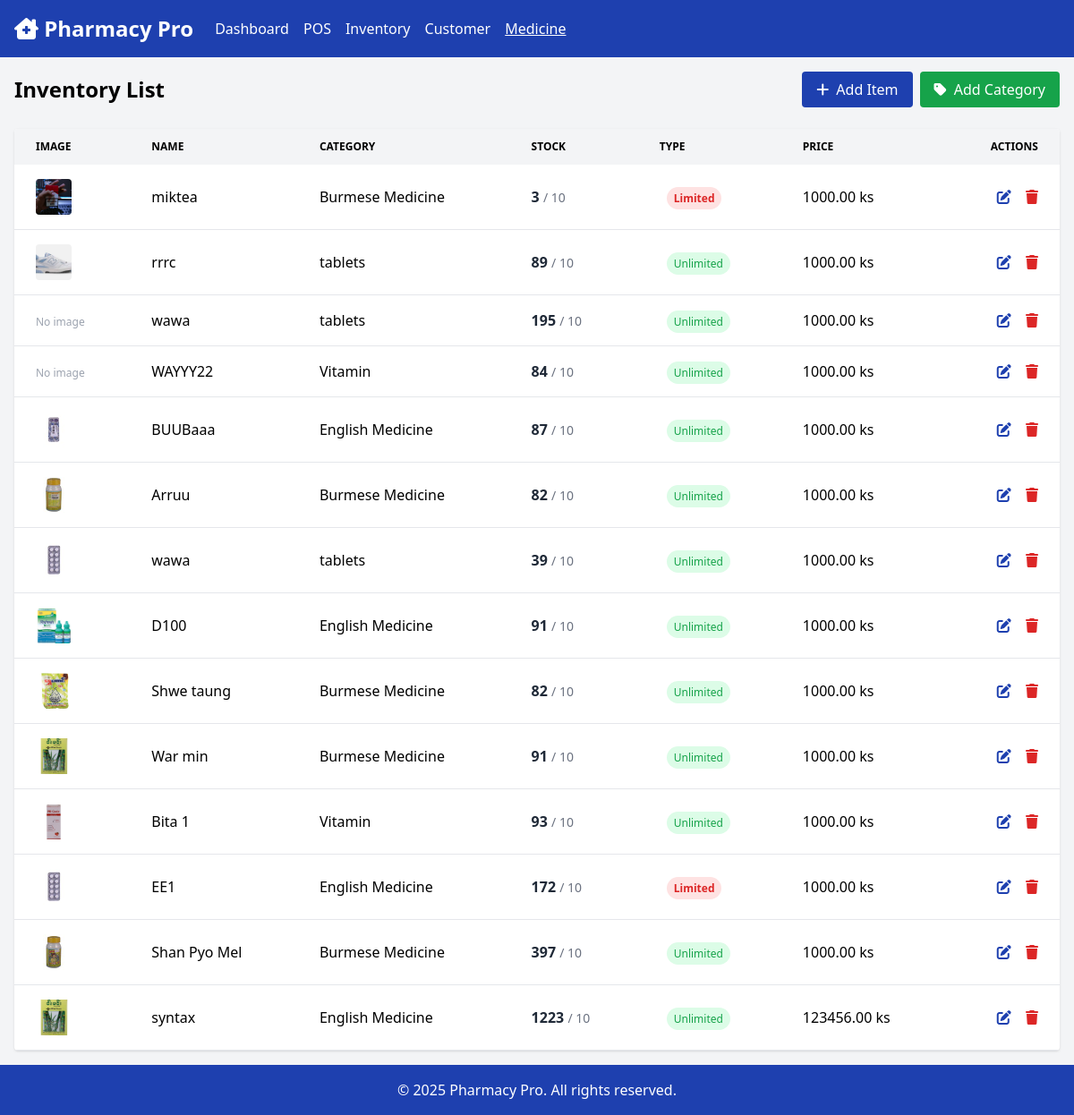
The page /inventory_view/ (signed in) on the database as committed earlier.
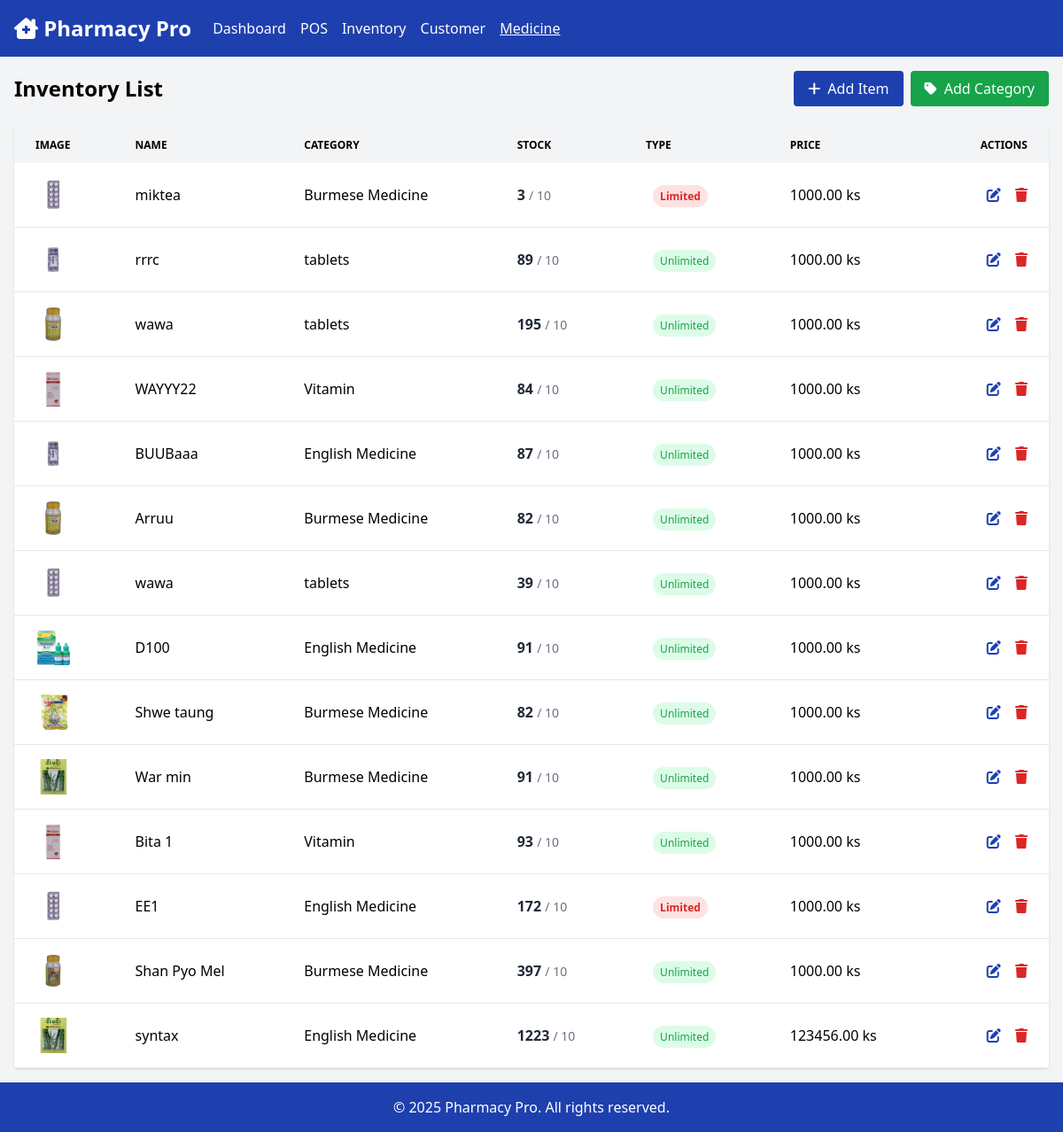
The same page on the database as committed later.
### ourapp/models.py (models this page shows, shortened)
class Item(models.Model):
    category = models.ForeignKey(Category, on_delete= models.CASCADE)
    item_photo = models.ImageField(upload_to='photos')
    primary_supplier = models.ForeignKey(Supplier, on_delete= models.CASCADE, blank=True, null=True)
    strength = models.CharField(max_length=50, blank=True, null=True)
    item_name = models.CharField(max_length=255)
    item_quantity =models.PositiveIntegerField()
    item_price = models.PositiveIntegerField()
    purcharse_price = models.PositiveIntegerField(default=0)
    reorder_level = models.PositiveIntegerField(default=0, blank= True, null= True)
    item_description = models.TextField()
    exp_date = models.DateField()
    brand_name = models.CharField(max_length=255, blank=True, null=True)
    batch_number = models.CharField(max_length=100, blank=True, null=True)
    stock_minimum = models.PositiveIntegerField(default=10)
    is_limited = models.BooleanField(default=False)
    max_quantity = models.PositiveIntegerField(default=5)
    last_ordered = models.DateField(blank=True, null=True)

class Category(models.Model):
    name = models.CharField(max_length=100, unique=True)
    description = models.TextField(blank=True, null=True)

### ourapp/views.py (the view, shortened to what this page needs)
# urls.py: path('inventory_view/', inventory_view, name= 'inventory_view'),
@login_required
def inventory_view(request):
    if request.user.userprofile.role != 'pharmacist':
        messages.error(request, "You do not have permission to access this page.")
        return redirect('login')
    items = Item.objects.all().order_by('-id')
    for item in items:
        if item.exp_date:
            item.days_left = (item.exp_date - date.today()).days
        else:
            item.days_left = None
    categories = Category.objects.all()
    if request.method == 'POST' and 'delete_item' in request.POST:
        item_id = request.POST.get('delete_item')
        item = get_object_or_404(Item, id=item_id)
        item.delete()
        messages.success(request, "Item deleted successfully.")
        return redirect('inventory_view')
    return render(request, 'inventory.html', {
        'items': items,
        'categories': categories,
    })

### ourapp/context_processors.py (called while the page is built)
def expiry_alert_items(request):
    if request.user.is_authenticated and hasattr(request.user, 'userprofile'):
        if request.user.userprofile.role == 'pharmacist':
            today = date.today()
            threshold_date = today + timedelta(days=90)
            expiring_items = Item.objects.filter(exp_date__lte=threshold_date, exp_date__gte=today).order_by('exp_date')
            return {'expiring_items': expiring_items}
    return {}

### templates/inventory.html (shortened to what the changed rows need)
<!DOCTYPE html>
<html lang="en">
<head>
<link href="https://cdnjs.cloudflare.com/ajax/libs/font-awesome/6.4.0/css/all.min.css" rel="stylesheet"/>
<script src="https://cdn.tailwindcss.com"></script>
</head>
<body class="bg-gray-100 min-h-screen flex flex-col">
<main class="w-full mx-auto p-4">
<div class="flex flex-col sm:flex-row justify-between items-start sm:items-center mb-6 gap-4">
<h2 class="text-xl sm:text-2xl font-bold">Inventory List</h2>
</div>
<div class="bg-white shadow rounded overflow-x-auto">
<table class="min-w-full">
<thead class="bg-gray-100 hidden md:table-header-group">
<tr id="item_{{ item.id }}">
<th class="text-left px-6 py-3 text-xs font-bold uppercase">Image</th>
<th class="text-left px-6 py-3 text-xs font-bold uppercase">Name</th>
<th class="text-left px-6 py-3 text-xs font-bold uppercase">Category</th>
<th class="text-left px-6 py-3 text-xs font-bold uppercase">Stock</th>
<th class="text-left px-6 py-3 text-xs font-bold uppercase">Type</th>
<th class="text-left px-6 py-3 text-xs font-bold uppercase">Price</th>
<th class="text-right px-6 py-3 text-xs font-bold uppercase">Actions</th>
</tr>
</thead>
<tbody>
                    {% for item in items %}
                    <tr class="border-b hover:bg-gray-50">
<td class="px-6 py-4" data-label="Image">
                            {% if item.item_photo %}
                            <img alt="item image" class="w-10 h-10 rounded object-cover" src="{{ item.item_photo.url }}"/>
                            {% else %}<span class="text-gray-400 text-xs">No image</span>{% endif %}
                        </td>
<td class="px-6 py-4" data-label="Name">{{ item.item_name }}</td>
<td class="px-6 py-4" data-label="Category">{{ item.category.name }}</td>
<td class="px-6 py-4" data-label="Stock">
<span class="font-semibold text-gray-800">{{ item.item_quantity }}</span>
<span class="text-sm text-gray-500">/ {{ item.stock_minimum }}</span>
</td>
<td class="px-6 py-4" data-label="Type">
                            {% if item.is_limited %}
                                <span class="ml-2 text-xs text-red-600 font-semibold px-2 py-1 bg-red-100 rounded-full">Limited</span>
                            {% else %}
                                <span class="ml-2 text-xs text-green-600 font-medium px-2 py-1 bg-green-100 rounded-full">Unlimited</span>
                            {% endif %}
                        </td>
<td class="px-6 py-4" data-label="Price">{{ item.item_price|floatformat:2 }} ks</td>
<td class="text-right px-6 py-4 actions-cell">
<button class="text-primary hover:text-secondary mr-3 edit-btn" data-batch="{{ item.batch_number }}" data-brand="{{ item.brand_name }}" data-category="{{ item.category.id }}" data-description="{{ item.item_description }}" data-exp-date="{{ item.exp_date|date:'Y-m-d' }}" data-id="{{ item.id }}" data-is-limited="{{ item.is_limited|yesno:'true,false' }}" data-max-qty="{{ item.max_quantity }}" data-name="{{ item.item_name }}" data-photo-url="{% if item.item_photo %}{{ item.item_photo.url }}{% endif %}" data-price="{{ item.item_price }}" data-purchase-price="{{ item.purcharse_price }}" data-quantity="{{ item.item_quantity }}" data-stock-min="{{ item.stock_minimum }}">
<i class="fas fa-edit"></i>
</button>
<button class="text-red-600 hover:text-red-900 delete-btn" data-id="{{ item.id }}">
<i class="fas fa-trash"></i>
</button>
</td>
</tr>
                    {% empty %}
                    <tr>
<td class="text-center text-gray-500 py-4" colspan="7">No items found.</td>
</tr>
<hr>
                    {% endfor %}
                </tbody>
</table>
</div>
</main>
</body>
</html>

Rows that differ between the two databases and show on the page:
changed Item "miktea": item_photo: a different picture
changed Item "rrrc": item_photo: a different picture
changed Item (number 3 of 14 on the later page): item_photo: picture added; no longer shows "No image"
changed Item "WAYYY22": item_photo: picture added; no longer shows "No image"
